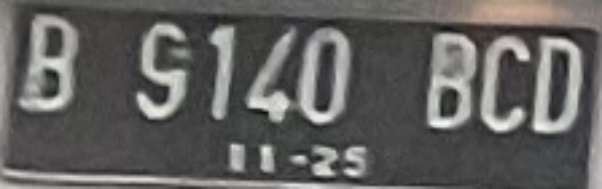
#> input picture test/test001_1.jpg, 602 x 189 px, found by its file name; its folder holds only this picture in this run
$ python generate_gt.py
#> lines starting #> are read from the running program, lines starting #| are printed output that depends on the picture; after the words box and inside, x2 and y2 are one past the last pixel; in counts of white or black regions, pixels touching at a corner belong together
import os
import cv2
import pytesseract
import csv
import re

# ✅ Ganti dengan path folder gambar kamu
folder_path = r"C:\Users\HP\Documents\aas_computervision\test"
output_csv = os.path.join(folder_path, "..", "ground_truth.csv")

# ✅ Path ke file .exe langsung, BUKAN hanya folder!
pytesseract.pytesseract.tesseract_cmd = r"C:\Users\HP\AppData\Local\Programs\Tesseract-OCR\tesseract.exe"

def preprocess_image(image_path):
    img = cv2.imread(image_path, cv2.IMREAD_GRAYSCALE)
#> img: shape (189, 602); min 11, max 251, mean 97
    if img is None:
        print(f"Gagal membaca gambar: {image_path}")
        return None
    if img.shape[0] < 100:
        img = cv2.resize(img, None, fx=2, fy=2, interpolation=cv2.INTER_CUBIC)
    _, thresh = cv2.threshold(img, 0, 255, cv2.THRESH_BINARY + cv2.THRESH_OTSU)
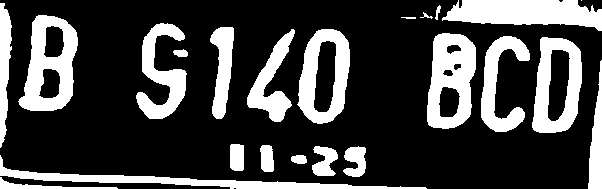
#> thresh: shape (189, 602); 26.3% white; 23 white regions (1 under 20 px), largest, box (x1, y1, x2, y2) and area: (442, 0, 602, 31) 3463, (18, 15, 78, 111) 3194, (427, 33, 476, 129) 3176
    return thresh

def clean_text(text):
    return re.sub(r'[^A-Z0-9]', '', text.upper())

data = []
for filename in sorted(os.listdir(folder_path)):
    if filename.lower().endswith(('.jpg', '.jpeg', '.png')):
        image_path = os.path.join(folder_path, filename)
        processed = preprocess_image(image_path)
        if processed is not None:
#> (the run stopped early here; a loop or call above may not have finished)

$ run again, on test/test003_1.jpg
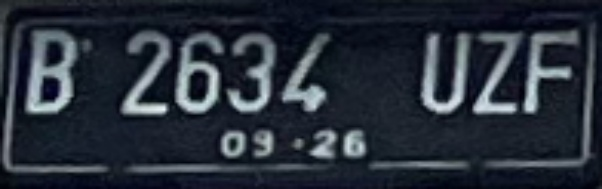
#> input picture test/test003_1.jpg, 602 x 189 px, found by its file name
#> in preprocess_image, `_, thresh = cv2.threshold(img, 0, 255, cv2.THRESH_BINARY + cv2.THRESH_..`:
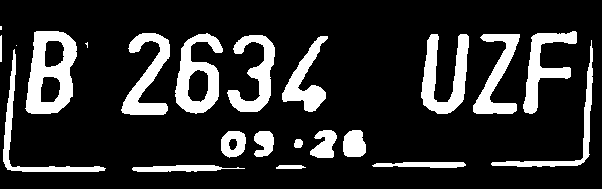
#> thresh: shape (189, 602); 17.1% white; 22 white regions (3 under 20 px), largest, box (x1, y1, x2, y2) and area: (25, 31, 77, 114) 2562, (175, 33, 223, 114) 1922, (421, 34, 469, 114) 1920

$ run again, on test/test003_2.jpg
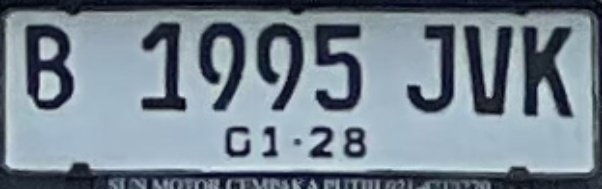
#> input picture test/test003_2.jpg, 602 x 189 px, found by its file name
#> in preprocess_image, `img = cv2.imread(image_path, cv2.IMREAD_GRAYSCALE)`:
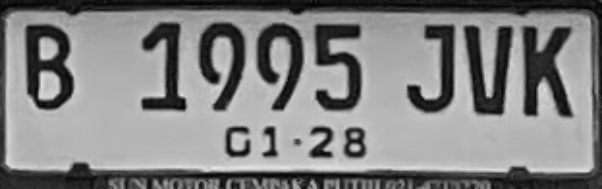
#> img: shape (189, 602); min 1, max 232, mean 130.7
#> in preprocess_image, `_, thresh = cv2.threshold(img, 0, 255, cv2.THRESH_BINARY + cv2.THRESH_..`:
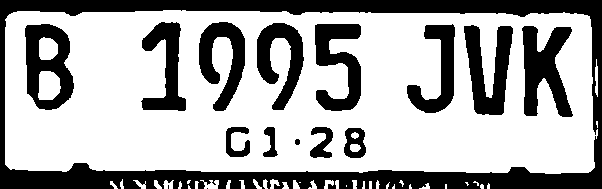
#> thresh: shape (189, 602); 66% white; 16 black regions (2 under 20 px), largest, box (x1, y1, x2, y2) and area: (0, 0, 602, 189) 19278, (522, 26, 573, 117) 2712, (25, 24, 74, 110) 2487

$ run again, on test/test004_1.jpg
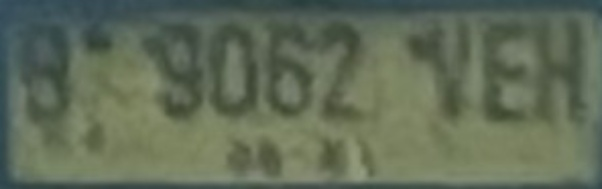
#> input picture test/test004_1.jpg, 602 x 189 px, found by its file name
#> in preprocess_image, `img = cv2.imread(image_path, cv2.IMREAD_GRAYSCALE)`:
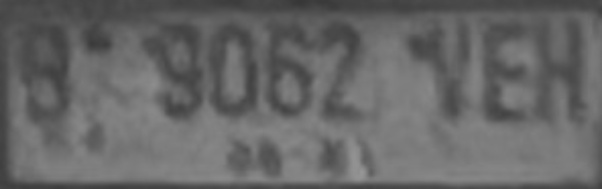
#> img: shape (189, 602); min 55, max 150, mean 102.8
#> in preprocess_image, `_, thresh = cv2.threshold(img, 0, 255, cv2.THRESH_BINARY + cv2.THRESH_..`:
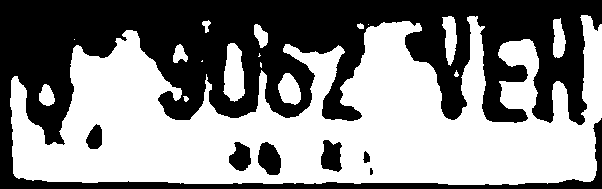
#> thresh: shape (189, 602); 53.5% white; 7 black regions (1 under 20 px), largest, box (x1, y1, x2, y2) and area: (0, 0, 602, 189) 51065, (258, 142, 281, 175) 566, (321, 140, 342, 172) 513, (229, 142, 251, 171) 445, (86, 124, 102, 149) 293, (363, 151, 370, 163) 58

$ run again, on test/test001_2.jpg
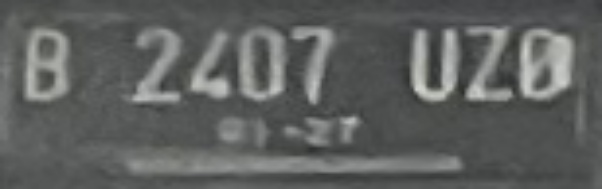
#> input picture test/test001_2.jpg, 602 x 189 px, found by its file name
#> in preprocess_image, `_, thresh = cv2.threshold(img, 0, 255, cv2.THRESH_BINARY + cv2.THRESH_..`:
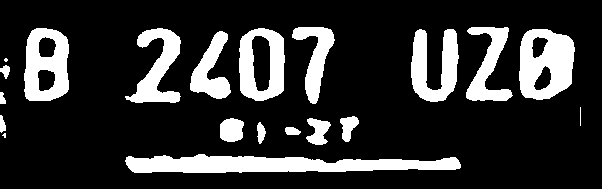
#> thresh: shape (189, 602); 19.1% white; 20 white regions (3 under 20 px), largest, box (x1, y1, x2, y2) and area: (125, 154, 461, 173) 4427, (519, 29, 575, 100) 2864, (24, 28, 69, 101) 2321
